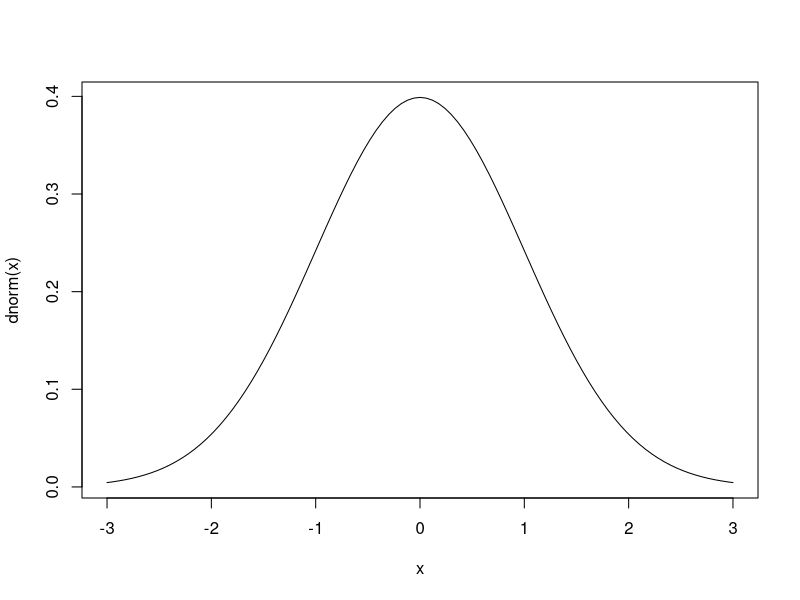
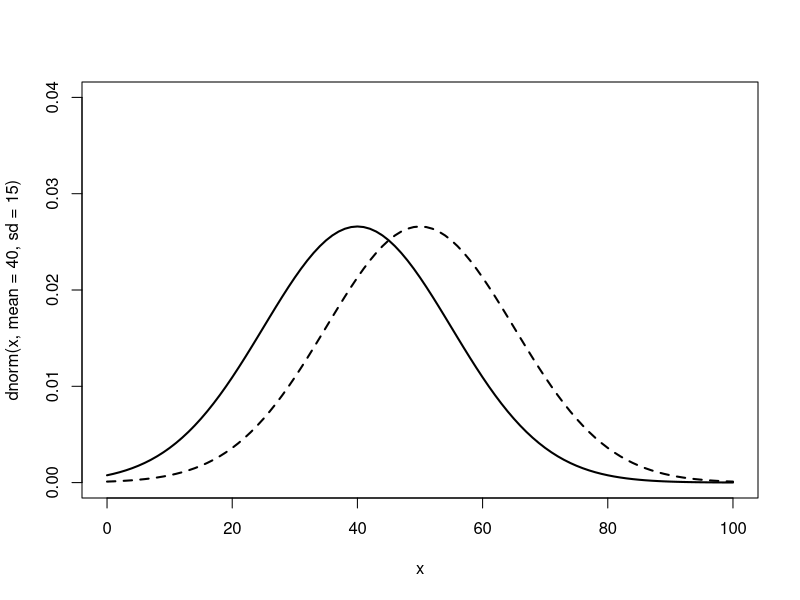
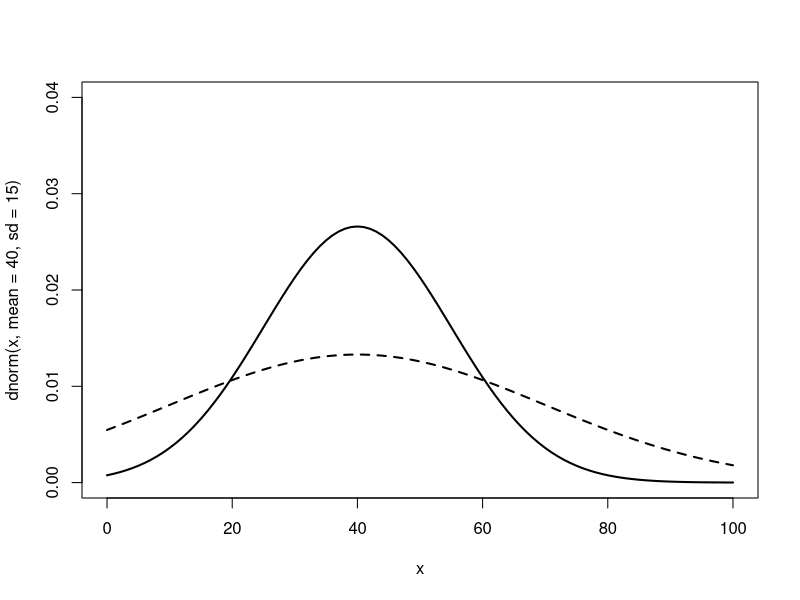
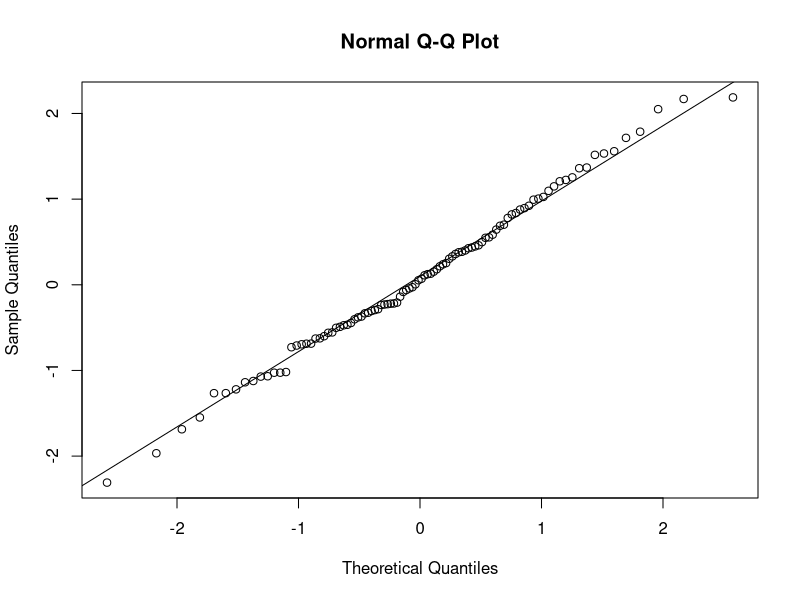
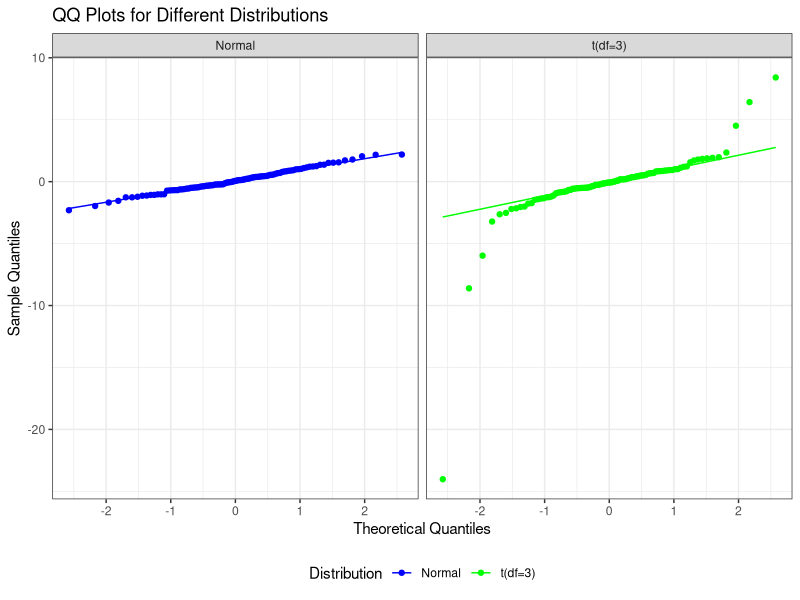

The R source for these figures, in order:
## ---- chunk 1
curve(dnorm, -3, 3)
## ---- chunk 2
x <- seq(0, 100, length.out = 1000)

curve(dnorm(x, mean = 40, sd = 15), from = 0, to = 100, 
      lwd = 2, main = "", col = "black", ylim = c(0, 0.04)) 

curve(dnorm(x, mean = 50, sd = 15), from = 0, to = 100, add = TRUE, 
      lwd = 2, lty = 2, col = "black")

## ---- chunk 3
x <- seq(0, 100, length.out = 1000)

curve(dnorm(x, mean = 40, sd = 15), from = 0, to = 100, 
      lwd = 2, main = "", col = "black", ylim = c(0, 0.04)) 

curve(dnorm(x, mean = 40, sd = 30), from = 0, to = 100, add = TRUE, 
      lwd = 2, lty = 2, col = "black")

## ---- chunk 4
qnorm(0.975)
## ---- chunk 5
pnorm(2.58)
## ---- chunk 6
# 平均 70　標準偏差 15 の正規分布に従う乱数を 10 個生成し，小数点以下を四捨五入
set.seed(123)
scores <- rnorm(10, mean = 70, sd = 15)
scores <- round(scores, 0)

print(scores)
## ---- chunk 7
# 各点数から平均値を引き，標準偏差で割ることで標準化
# 10 を掛けて 50 を足すことで，平均 50　標準偏差 10 のスケールに変換
deviation_scores <- 10 * (scores - mean(scores)) / sd(scores) + 50

print(deviation_scores)
## ---- chunk 8
# サンプルデータ生成 (正規分布)
set.seed(123)
data <- rnorm(100)

# QQプロットを描画
qqnorm(data)
qqline(data)
## ---- chunk 9
# 必要なパッケージ
library(ggplot2)

# サンプルデータ生成
set.seed(123)
n <- 100
normal_data <- rnorm(n)
t_data <- rt(n, df = 3)  # 自由度 3 のt分布

# データフレーム作成
df <- data.frame(
  Data = c(normal_data, t_data),
  Distribution = factor(rep(c("Normal", "t(df=3)"), each = n))
)

## ---- chunk 10
# ggplot2でQQプロットを作成
ggplot(df, aes(sample = Data, color = Distribution)) +
  stat_qq() +
  stat_qq_line() + # 標準正規分布に対応する基準線
  facet_wrap(~ Distribution) +  # 分布ごとに分割
  labs(title = "QQ Plots for Different Distributions",
       x = "Theoretical Quantiles",
       y = "Sample Quantiles") +
  scale_color_manual(values = c("Normal" = "blue", "t(df=3)" = "green")) + # 色指定
  theme_bw() +
  theme(legend.position = "bottom") # 凡例の位置
